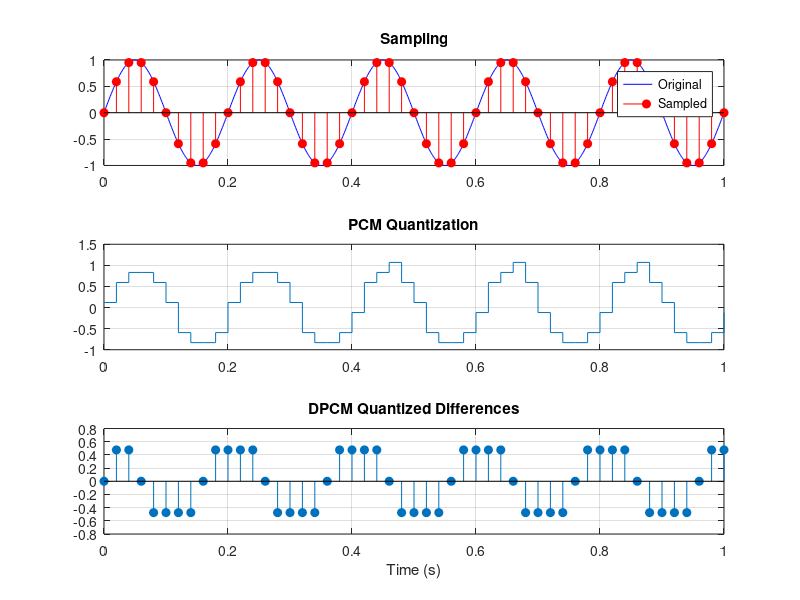

This figure's MATLAB source:
clc; clear; close all;

% Signal generation
t = 0:0.001:1;
x = sin(2*pi*5*t);

% Sampling
Ts = 0.02;
ts = 0:Ts:1;
xs = sin(2*pi*5*ts);

% Quantization
L = 8;
xmin = min(xs); xmax = max(xs);
Delta = (xmax-xmin)/L;
xq = xmin + Delta*(floor((xs-xmin)/Delta)+0.5);

% PCM Encoding
indices = min(floor((xs-xmin)/Delta), L-1);
pcm = dec2bin(indices, log2(L));

% DPCM Encoding
d = [xs(1), diff(xs)];
dq = round(d/Delta)*Delta;
dpcm = dec2bin(mod(round((dq/Delta)), L), log2(L));

% Plots
subplot(3,1,1);
plot(t,x,'b'); hold on; stem(ts,xs,'r','filled');
title('Sampling'); legend('Original','Sampled'); grid on;

subplot(3,1,2);
stairs(ts,xq); title('PCM Quantization'); grid on;

subplot(3,1,3);
stem(ts,dq,'filled'); title('DPCM Quantized Differences'); grid on;
xlabel('Time (s)');
